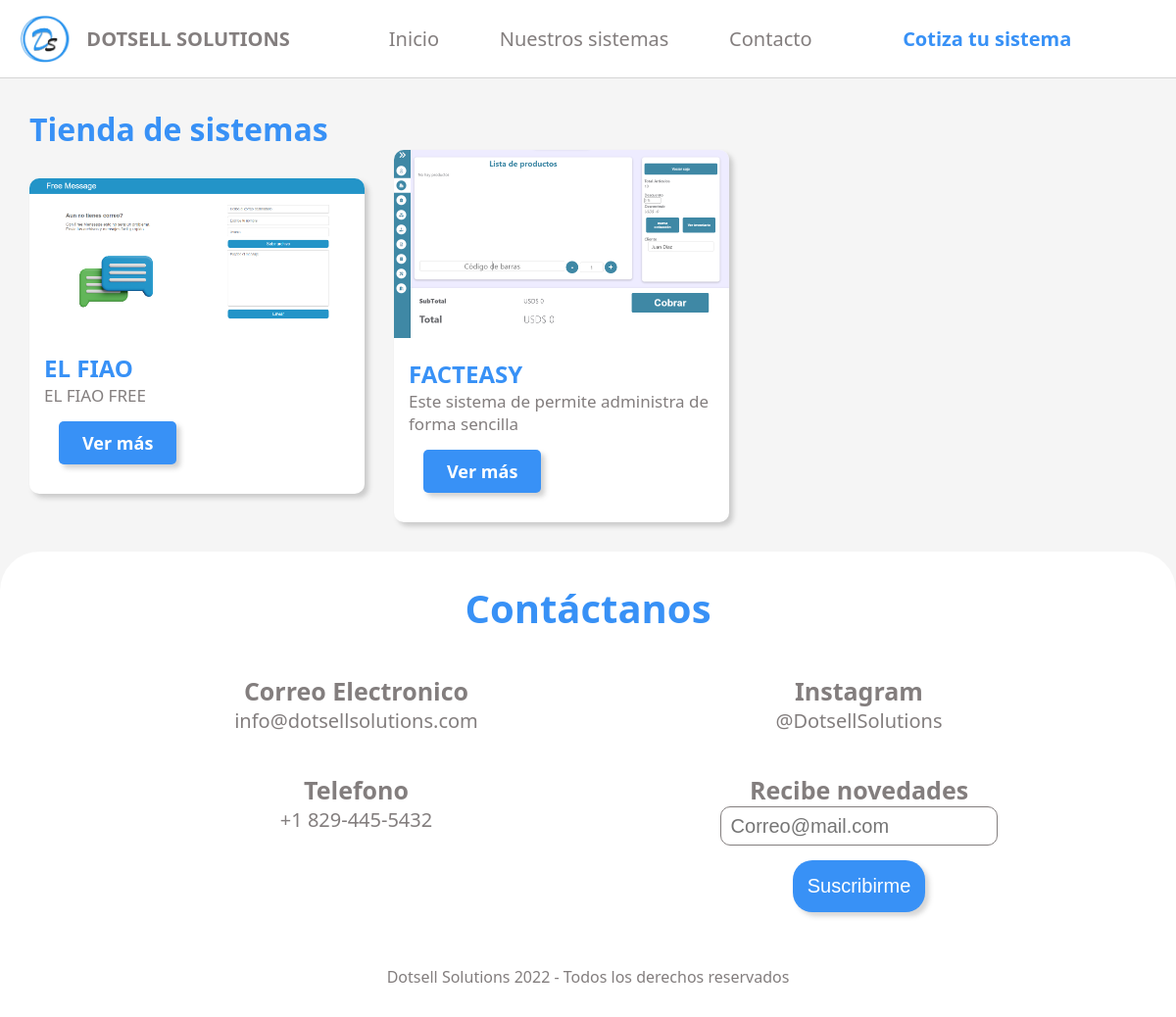
Page /sistem.php on the committed database.
### tables this page shows
CREATE TABLE IF NOT EXISTS `sistems_info` (
  `id` int NOT NULL AUTO_INCREMENT,
  `title` text NOT NULL,
  `subtitle` text NOT NULL,
  `description` text NOT NULL,
  `features` text NOT NULL,
  `imgs` json NOT NULL,
  `status` tinyint(1) NOT NULL DEFAULT '1',
  `plan` json NOT NULL,
  `date` text NOT NULL,
  PRIMARY KEY (`id`)
);

CREATE TABLE IF NOT EXISTS `post_imgs` (
  `id` int NOT NULL AUTO_INCREMENT,
  `img_name` text NOT NULL,
  `post_id` int NOT NULL,
  PRIMARY KEY (`id`)
);

### sistem.php (called while the page is built)
<?php include "views/header.php" ?>
<?php include "views/nav.php" ?>
<?php include "views/sistems/sistems.php" ?>
<?php include "views/footer.php" ?>

### post_creator/model/Db.class.php (called while the page is built)
<?php
class Db
{
    static $user = "u790594714_dotsell";
    static $password = "DotsellSolPass2022@";
    static $host = "mysql:host=localhost;dbname=u790594714_dotsell";
    static $user_local = "root";
    static $password_local = "";
    static $host_local = "mysql:host=localhost;dbname=dotsellsolutions";
    public static function connect()
    {
        if ($_SERVER['REMOTE_ADDR'] == "::1") :
            return new PDO(Db::$host_local, Db::$user_local, Db::$password_local);
        else :
            return new PDO(Db::$host, Db::$user, Db::$password);
        endif;
    }
    public static function queries($query, $values)
    {
        $db = Db::connect();
        $cmd = $db->prepare($query);
        $done = $cmd->execute(is_array($values) ? $values : null);
        return array(
            "status" => $done,
            "data" => $cmd,
            "error" => $cmd->errorInfo(),
            "lastId" => $db->lastInsertId()
        );
    }
}

### post_creator/model/Poster.class.php (called while the page is built, shortened)
<?php
class Poster extends Db
{
    public static function get_all_post()
    {
        $query = "SELECT * FROM sistems_info";
        return Poster::queries($query, false);
    }
    public static function get_imgs($id)
    {
        $array = array($id);
        $query = "SELECT * FROM post_imgs WHERE post_id = ?";
        return Poster::queries($query, $array);
    }
}

### views/sistems/sistems.php (the view, shortened to what this page needs)
<div class="sistems__container">
    <h1 class="title">Tienda de sistemas</h1>
    <?php
        $posts = Poster::get_all_post()['data'];
    ?>
    <div class="sistem_wrapper">
        <?php
        foreach ($posts as $post) :
            $imgs = Poster::get_imgs($post['id'])['data']->fetchAll();
            $img_name = $imgs[0]['img_name'];
            $img_uri = "src/uploads/post_" . $post['id'] . "/". $img_name;
        ?>
            <section class="sistems ">
                <div class="sistem__pic">
                    <img src="<?php echo $img_uri ?>" alt="Foto del sistema">
                </div>
                <div class="sistem__info">
                    <h2 class="sistem__info__title"><?php echo $post['title'] ?></h2>
                    <div class="sistem__info__description">
                        <?php echo $post['description'] ?>
                    </div>
                  <a href="sistem_info?id=<?php echo $post['id'] ?>">  <button class="btn read_post" data-id="<?php echo $post['id'] ?>">Ver más</button></a>
                </div>
            </section>
           <?php
        endforeach; ?>
    </div>
</div>

### src/css/styles.css (style rules this page uses)
* { margin: 0; padding: 0; text-decoration: none; box-sizing: border-box; scroll-behavior: smooth; }
:root { --main-color: #3891f6; --font-color: #837e7e; --background: #f5f5f5; --font-family: "Segoe UI", Tahoma, Geneva, Verdana, sans-serif; --box-shadow: 4px 4px 5px #57575744; }
body { background-color: var(--background); font-family: var(--font-family); position: relative; }
section { margin-bottom: 45px; }
.sistems__container { padding: 30px; }
.sistem_wrapper { display: grid; grid-template-columns: 30% 30% 30%; justify-content: flex-start; gap: 30px; }
.sistems { margin: auto; background-color: white; border-radius: 10px; overflow: hidden; box-shadow: var(--box-shadow); }
.btn { padding: 10px 24px; font-size: 18px; margin: 15px; font-family: var(--font-family); font-weight: bold; background-color: var(--main-color); color: white; border: none; box-shadow: var(--box-shadow); border-radius: 5px; cursor: pointer; }
.sistems img { width: 100%; margin: auto; }
.sistem__info { padding: 15px; }
.sistem__info__title { color: var(--main-color); text-transform: uppercase; }
.sistem__info__description { color: var(--font-color); font-size: 17px; }
img { width: 100%; margin: auto; }
.title { color: var(--main-color); }

### rows in the picture
sistems_info: id.img_name (picture), title "EL FIAO", description "EL FIAO FREE"
sistems_info: id.img_name (picture), title "FACTEASY", description "Este sistema de permite administra de forma sencilla"

### other values in the picture
$mail "info@dotsellsolutions.com"
$instagram "@DotsellSolutions"
$tel "+1 829-445-5432"
